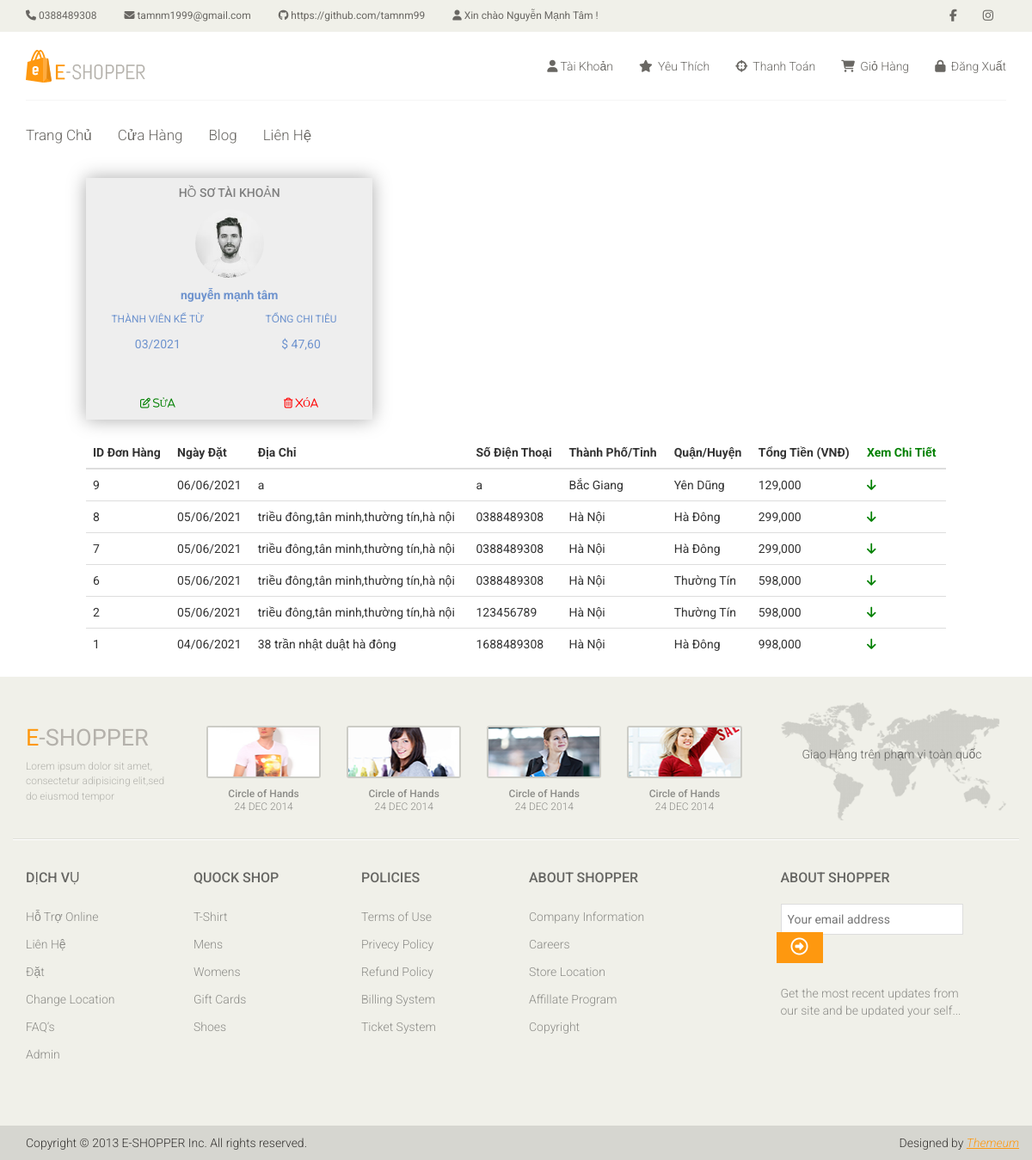
Screenshot of /public/profile/svDMFE9wkM1ft5ylkL8lA2IGd0yP0oGWaCH1DeVCuKpqbfN1zq (signed in) with the database file from the repository.
### tables this page shows
CREATE TABLE `tbl_user` (
  `user_id` bigint(20) NOT NULL,
  `user_url_address` varchar(100) NOT NULL,
  `user_full_name` varchar(100) NOT NULL,
  `user_email` varchar(100) NOT NULL,
  `user_password` varchar(100) NOT NULL,
  `user_rank` varchar(20) NOT NULL,
  `user_date_join` datetime NOT NULL
);

CREATE TABLE `tbl_orders` (
  `id` bigint(20) NOT NULL,
  `user_url_address` varchar(100) NOT NULL,
  `delivery_address` varchar(1024) DEFAULT NULL,
  `total` double NOT NULL DEFAULT 0,
  `city` varchar(50) DEFAULT NULL,
  `district` varchar(50) DEFAULT NULL,
  `zip` varchar(6) DEFAULT NULL,
  `tax` double DEFAULT 0,
  `shipping` double DEFAULT 0,
  `date` date NOT NULL,
  `session_id` varchar(30) NOT NULL,
  `phone_number` varchar(15) NOT NULL,
  `note` varchar(255) DEFAULT NULL
);

### app/controllers/profile.php (called while the page is built)
<?php
Class Profile extends Controller{
    public function index($user_url_address = null){
        $User = $this->load_model('User');
        $Order = $this->load_model('Order');
        $user_data = $User->check_login(true);
        if(is_object($user_data)){
            $data['user_data'] = $user_data;
        }
        if(is_object($user_data)){
            $data['user_data'] = $user_data;
        }
        if($user_url_address){
            $profile_data = $User->get_user($user_url_address);
        } else{
            $profile_data = $user_data;
        }
        if(is_object($profile_data)){
            $orders = $Order->get_orders_by_user($profile_data->user_url_address);
        }else{
            $orders = false;
        }
        if(is_array($orders)){
            foreach ($orders as $key => $row){
                $details = $Order->get_orders_details($row->id);
                $totals = array_column($details, 'total' );
                $grand_total = array_sum($totals);
                $orders[$key]->grand_total = $grand_total;
                $orders[$key]->details = $details;
            }
        }
        $data['profile_data'] = $profile_data;
        $data['page_title'] = "Hồ sơ Tài khoản";
        $data['orders'] =   $orders ;
        $this->view("profile", $data);
    }
}

### app/core/app.php (called while the page is built, shortened)
<?php
class App
{
    protected $method = "index";
    private function parseURL()
    {
        $url = isset($_GET['url']) ? $_GET['url'] : "home";
        return explode("/", filter_var(trim($url, "/"), FILTER_SANITIZE_URL));
    }
    public function  __construct()
    {
        $url = $this->parseURL();
        $url[0] = str_replace("-", "_", $url[0]);
        if (file_exists("../app/controllers/" . strtolower($url[0]) . ".php")) {
            unset($url[0]);
        }
        $this->controller = new $this->controller;
        if (isset($url[1])) {
            $url[1] = strtolower($url[1]);
        }
        $this->params = (count($url) > 0) ? $url : ["home"];
        call_user_func_array([$this->controller, $this->method], $this->params);
    }
}

### public/index.php (called while the page is built, shortened)
<?php
$app = new App();
?>

### app/core/database.php (called while the page is built, shortened)
<?php
class Database
{
    public static $conn;
    public function __construct()
    {
        try {
            $string = DB_TYPE . ":host=" . DB_HOST . ";dbname=" . DB_NAME;
            self::$conn = new PDO($string, DB_USER, DB_PASSWORD);
        } catch (PDOException $e) {
            die($e->getMessage());
        }
    }
    public static function newInstance()
    {
        return $instance = new self();
    }
   public function read_db($query, $data = array())
   {
       $statement = self::$conn->prepare($query);
       $result = $statement->execute($data);
       if ($result) {
           $data = $statement->fetchAll(PDO::FETCH_OBJ);
           if (is_array($data) && count($data) > 0) {
               return $data;
           }
       }
       return false;
   }
}

### app/core/setting.class.php (called while the page is built, shortened)
<?php
Class Setting{
    protected static $SETTINGS = null;
    public static function __callStatic($name, $arguments)
     {
         if(self::$SETTINGS){
             $settings = self::$SETTINGS;
         }else{
             $settings = self::get_all_settings_as_object();
         }
         if(isset($settings->$name)){
             return $settings->$name;
         }
         return "";
     }
    public static function get_all_settings_as_object(){
        $db = Database::newInstance();
        $query = "SELECT * FROM tbl_settings";
        $data =  $db->read_db($query);
        $settings = (object)[];
        if(is_array($data)){
            foreach ($data as $row){
                $setting_name = $row->setting_slug;
                $settings->$setting_name = $row->value;
            }
        }
        self::$SETTINGS = $settings;
        return $settings;
    }
}

### app/models/user.class.php (called while the page is built, shortened)
<?php
class User
{
    public function check_login ($redirect = false, $allowed = array() )
    {
        $db = Database::getInstance();
        if (count($allowed) > 0) {
            $arr['user_url_address'] = $_SESSION['user_url_address'];
            $query = "SELECT * FROM tbl_user WHERE user_url_address = :user_url_address limit 1";
            $result = $db->read_db($query, $arr);
            if (is_array($result)) {
                $result = $result[0];
                if (in_array($result->user_rank, $allowed)) {
                    return $result;
                }
            }
            header("Location: " . ROOT . "login");
            die();
        }
        else {
            if (isset($_SESSION['user_url_address'])) {
                $arr = false;
                $arr['user_url_address'] = $_SESSION['user_url_address'];
                $query = "SELECT * FROM tbl_user WHERE user_url_address = :user_url_address limit 1";
                $result = $db->read_db($query, $arr);
                if(is_array($result)) {
                    return $result[0];
                }
            }
        }
        return false;
    }
    public function get_user($user_url_address){
        $db = Database::newInstance();
        $arr = false;
        $arr['user_url_address'] = addslashes($user_url_address);
        $query = "SELECT * FROM tbl_user WHERE user_url_address = :user_url_address limit 1";
        $result = $db->read_db($query, $arr);
        if(is_array($result)) {
            return $result[0];
        }
        return false;
    }
}

### app/models/order.class.php (called while the page is built, shortened)
<?php
class Order extends Controller
{
    public function get_orders_by_user($user_url_address){
        $DB = Database::newInstance();
        $data['user_url_address'] = $user_url_address;
        $query = "SELECT * FROM tbl_orders WHERE user_url_address = :user_url_address ORDER BY id DESC
                LIMIT 100";
        $orders = $DB->read_db($query, $data);
        return $orders;
    }
    public function get_orders_details($order_id){
        $data = array();
        $data['order_id'] = addslashes($order_id);
        $DB = Database::newInstance();
        $query = "SELECT * FROM tbl_order_details WHERE order_id = :order_id ORDER BY id DESC ";
        $details  = $DB->read_db($query, $data);
        return   $details ;
    }
}
?>

### app/views/eshop/profile.php (the view, shortened to what this page needs)
<?php $this->view("header", $data); ?>
<section id="main-content">
    <div class="wrapper">
        <div style="min-height: 300px; max-width:1000px; margin:auto;">
            <?php if (is_object($profile_data)): ?>
                <div class="col-md-4 mb"
                     style=" background-color: #eee; text-align: center; box-shadow: 0px 0px 20px #aaa;">
                    <div class="white-panel pn">
                        <div class="white-header" style="color:grey">
                            <h5>HỒ SƠ TÀI KHOẢN</h5>
                        </div>
                        <p><img src="<?= ASSETS . THEME ?>/admin/img/ui-zac.jpg" class="img-circle" width="80"></p>
                        <p><b><?= $profile_data->user_full_name ?></b></p>
                        <div class="row">
                            <div class="col-md-6">
                                <p id="user_text" class="small mt">THÀNH VIÊN KỂ TỪ</p>
                                <p><?= date("m/Y", strtotime($profile_data->user_date_join)) ?></p>
                            </div>
                            <div class="col-md-6">
                                <p id="user_text" class="small mt">TỔNG CHI TIÊU</p>
                                <p>$ 47,60</p>
                            </div>
                        </div>
                        <hr>
                        <div class="row">
                            <div class="col-md-6">
                                <p id="user_text" class="small mt" style="cursor: pointer; color:green;">
                                    <i class="fa fa-edit"> SỬA </i>
                                </p>
                            </div>
                            <div class="col-md-6">
                                <p id="user_text" class="small mt" style="cursor: pointer; color:red">
                                    <i class="fa fa-trash-o"> XÓA </i>
                                </p>
                            </div>
                        </div>
                    </div>
                </div>
                <br>
                <br style="clear:both">
                <?php if (is_array($orders)): ?>
                    <table class="table" style="margin-top: 20px; margin-bottom: 20px;">
                        <thead>
                        <tr>
                            <th>ID Đơn Hàng</th>
                            <th>Ngày Đặt</th>
                            <th>Địa Chỉ</th>
                            <th>Số Điện Thoại</th>
                            <th>Thành Phố/Tỉnh</th>
                            <th>Quận/Huyện</th>
                            <th>Tổng Tiền (VNĐ)</th>
                            <th style="color:green;">Xem Chi Tiết</th>
                        </tr>
                        </thead>
                        <tbody onclick="show_detail(event)">
                        <?php foreach ($orders as $row): ?>
                            <tr style="position: relative; cursor: pointer;">
                                <td> <?= $row->id ?></td>
                                <td> <?= date("d/m/Y", strtotime($row->date)) ?></td>
                                <td> <?= $row->delivery_address ?></td>
                                <td> <?= $row->phone_number ?></td>
                                <td> <?= $row->city ?></td>
                                <td> <?= $row->district ?></td>
                                <td> <?= number_format($row->total, 0, ',') ?></td>
                                <td>
                                    <i class="fa fa-arrow-down" style="color:green; cursor: pointer;"></i>
                                </td>
                            </tr>
                        <?php endforeach; ?>
                        </tbody>
                    </table>
                <?php else: ?>
                    <h3 class="text-center"> Tài Khoản chưa đặt Đơn Hàng nào</h3>
                <?php endif; ?>
            <?php else: ?>
                <h3 class="text-center">Không tìm thấy Hồ Sơ thông tin cá nhân của Tài Khoản này !!!</h3>
            <?php endif; ?>
        </div>
    </div>
</section>

### app/views/eshop/header.php (shortened to what this page needs)
<!DOCTYPE html>
<html lang="en">
<head>
    <link href="<?= ASSETS . THEME ?>css/font-awesome.min.css" rel="stylesheet">
    <link href="<?= ASSETS . THEME ?>css/prettyPhoto.css" rel="stylesheet">
    <link href="<?= ASSETS . THEME ?>css/price-range.css" rel="stylesheet">
    <link href="<?= ASSETS . THEME ?>css/animate.css" rel="stylesheet">
    <link href="<?= ASSETS . THEME ?>css/bootstrap.min.css" rel="stylesheet">
    <link href="<?= ASSETS . THEME ?>css/main.css" rel="stylesheet">
    <link href="<?= ASSETS . THEME ?>css/responsive.css" rel="stylesheet">
</head>
<body>
<header id="header">
    <div class="header_top">
        <div class="container">
            <div class="row">
                <div class="col-sm-8">
                    <div class="contactinfo pull-left">
                        <ul class="nav nav-pills">
                            <li><a href="#"><i class="fa fa-phone"></i> <?=Setting::so_dien_thoai()?></a></li>
                            <li><a href="#"><i class="fa fa-envelope"></i> <?=Setting::dia_chi_email()?></a></li>
                            <li><a  target="_new" href="https://github.com/tamnm99"><i class="fa fa-github"></i>
                                    https://github.com/tamnm99</a></li>
                            <?php if (isset($data['user_data'])): ?>
                                <li><a href="#"><i class="fa fa fa-user"></i>
                                        Xin chào <?= ucwords($data['user_data']->user_full_name) ?> !
                                    </a></li>
                            <?php endif; ?>
                        </ul>
                    </div>
                </div>
                <div class="col-sm-4">
                    <div class="social-icons pull-right">
                        <ul class="nav navbar-nav">
                            <li><a target="_new" href="<?=Setting::duong_dan_facebook()?>"><i
                                            class="fa fa-facebook"></i></a></li>
                            <li><a target="_new" href="<?=Setting::duong_dan_instagram()?>"><i
                                            class="fa fa-instagram"></i></a></li>
                        </ul>
                    </div>
                </div>
            </div>
        </div>
    </div>
    <div class="header-middle">
        <div class="container">
            <div class="row">
                <div class="col-sm-4">
                    <div class="logo pull-left">
                        <a href="<?= ROOT ?>"><img src="<?= ASSETS . THEME ?>images/home/logo.png" alt=""/></a>
                    </div>
                </div>
                <div class="col-sm-8">
                    <div class="shop-menu pull-right">
                        <ul class="nav navbar-nav">
                            <?php if (isset($data['user_data'])): ?>
                                <li><a href="<?= ROOT ?>profile/<?= $data['user_data']->user_url_address ?>"><i
                                                class="fa fa-user"></i>Tài Khoản</a></li>
                            <?php endif; ?>
                            <li><a href="<?= ROOT ?>"><i class="fa fa-star"></i> Yêu Thích</a></li>
                            <li><a href="<?= ROOT ?>checkout"><i class="fa fa-crosshairs"></i> Thanh Toán</a></li>
                            <li><a href="<?= ROOT ?>cart"><i class="fa fa-shopping-cart"></i> Giỏ Hàng</a></li>
                            <?php if (isset($data['user_data'])): ?>
                                <li><a href="<?= ROOT ?>logout"><i class="fa fa-lock"></i> Đăng Xuất</a></li>
                            <?php else: ?>
                                <li><a href="<?= ROOT ?>login"><i class="fa fa-lock"></i> Đăng Nhập</a></li>
                            <?php endif; ?>
                        </ul>
                    </div>
                </div>
            </div>
        </div>
    </div>
    <div class="header-bottom">
        <div class="container">
            <div class="row">
                <div class="col-sm-9">
                    <div class="mainmenu pull-left">
                        <ul class="nav navbar-nav collapse navbar-collapse">
                            <li><a href="<?= ROOT ?>" class="<?= $page_title == "Trang Chủ" ? "active" : ""; ?>">Trang
                                    Chủ</a></li>
                            <li><a href="<?= ROOT ?>shop" class="<?= $page_title == "Cửa Hàng" ? "active" : ""; ?>">Cửa
                                    Hàng</a></li>
                            <li><a href="<?= ROOT ?>blog" class="<?= $page_title == "Bài Viết" ? "active" : ""; ?>">Blog</a>
                            </li>
                            <li><a href="<?= ROOT ?>contact-us"
                                   class="<?= $page_title == "Liên Hệ với Chúng Tôi" ? "active" : ""; ?>">Liên Hệ</a></li>
                        </ul>
                    </div>
                </div>
            </div>
        </div>
    </div>
</header>

### rows the page displays
tbl_user: user_full_name "Nguyễn Mạnh Tâm", user_full_name "nguyễn mạnh tâm", user_date_join "03/2021"
tbl_orders: id "9", date "06/06/2021", delivery_address "a", phone_number "a", city "Bắc Giang", district "Yên Dũng", total "129,000"
tbl_orders: id "8", date "05/06/2021", delivery_address "triều đông,tân minh,thường tín,hà nội", phone_number "0388489308", city "Hà Nội", district "Hà Đông", total "299,000"
tbl_orders: id "7", date "05/06/2021", delivery_address "triều đông,tân minh,thường tín,hà nội", phone_number "0388489308", city "Hà Nội", district "Hà Đông", total "299,000"
tbl_orders: id "6", date "05/06/2021", delivery_address "triều đông,tân minh,thường tín,hà nội", phone_number "0388489308", city "Hà Nội", district "Thường Tín", total "598,000"
tbl_orders: id "2", date "05/06/2021", delivery_address "triều đông,tân minh,thường tín,hà nội", phone_number "123456789", city "Hà Nội", district "Thường Tín", total "598,000"
tbl_orders: id "1", date "04/06/2021", delivery_address "38 trần nhật duật hà đông", phone_number "1688489308", city "Hà Nội", district "Hà Đông", total "998,000"

### other values shown
Setting::so_dien_thoai() "0388489308"
Setting::dia_chi_email() "tamnm1999@gmail.com"
